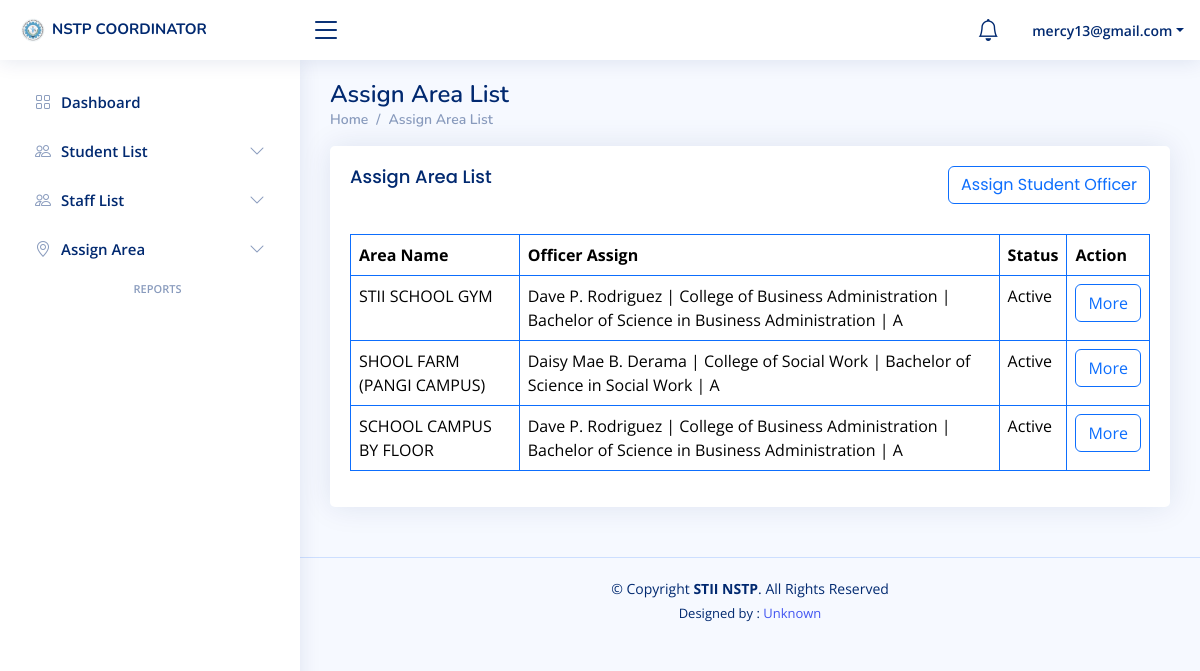
Page /Coordinator/ass_student.php (signed in) on the committed database.
### tables this page shows
CREATE TABLE `assign_off` (
  `assign_off_id` int(11) NOT NULL,
  `area_id` int(11) NOT NULL,
  `o_id` int(11) NOT NULL,
  `s_id` int(11) NOT NULL,
  `co_id` int(11) NOT NULL,
  `n_id` int(11) NOT NULL,
  `status` varchar(255) NOT NULL,
  `date` timestamp NOT NULL DEFAULT current_timestamp() ON UPDATE current_timestamp()
);

CREATE TABLE `area` (
  `area_id` int(11) NOT NULL,
  `area_name` varchar(255) NOT NULL,
  `co_id` int(11) NOT NULL,
  `status` varchar(255) NOT NULL,
  `date` timestamp NOT NULL DEFAULT current_timestamp() ON UPDATE current_timestamp()
);

CREATE TABLE `students` (
  `s_id` int(11) NOT NULL,
  `full_name` varchar(255) NOT NULL,
  `student_id` varchar(255) NOT NULL,
  `d_id` int(11) NOT NULL,
  `c_id` int(11) NOT NULL,
  `section` varchar(255) NOT NULL,
  `n_id` int(11) NOT NULL,
  `status` varchar(255) NOT NULL DEFAULT 'Enrolled',
  `address` varchar(255) NOT NULL,
  `gender` varchar(255) NOT NULL,
  `age` varchar(255) NOT NULL,
  `birthdate` varchar(255) NOT NULL,
  `civil_status` varchar(255) NOT NULL,
  `profile_picture` varchar(255) NOT NULL,
  `valid_id` varchar(255) NOT NULL,
  `email` varchar(255) NOT NULL,
  `contact_number` varchar(255) NOT NULL,
  `date` timestamp NOT NULL DEFAULT current_timestamp() ON UPDATE current_timestamp()
);

CREATE TABLE `departments` (
  `d_id` int(11) NOT NULL,
  `department_name` varchar(255) NOT NULL,
  `date` timestamp NOT NULL DEFAULT current_timestamp() ON UPDATE current_timestamp(),
  `status` varchar(255) NOT NULL DEFAULT 'Available'
);

CREATE TABLE `course` (
  `c_id` int(11) NOT NULL,
  `course_name` varchar(255) NOT NULL,
  `d_id` int(11) NOT NULL,
  `date` timestamp NOT NULL DEFAULT current_timestamp() ON UPDATE current_timestamp(),
  `status` varchar(255) NOT NULL DEFAULT 'Available'
);

### Coordinator/ass_student.php (the view, shortened to what this page needs)
<?php
if (isset($_SESSION['email']) && isset($_SESSION['co_id']) && ($_SESSION['password']) ) {
?>
<!DOCTYPE html>
<html lang="en">
<head>
  <link href="assets/vendor/bootstrap/css/bootstrap.min.css" rel="stylesheet">
  <link href="assets/vendor/bootstrap-icons/bootstrap-icons.css" rel="stylesheet">
  <link href="assets/vendor/boxicons/css/boxicons.min.css" rel="stylesheet">
  <link href="assets/vendor/quill/quill.snow.css" rel="stylesheet">
  <link href="assets/vendor/quill/quill.bubble.css" rel="stylesheet">
  <link href="assets/vendor/remixicon/remixicon.css" rel="stylesheet">
  <link href="assets/vendor/simple-datatables/style.css" rel="stylesheet">
  <link href="assets/css/style.css" rel="stylesheet">
</head>
<body>
<?php include 'Include/header.php'; ?>
<?php include 'Include/sidebar.php'; ?>
  <main id="main" class="main">
    <div class="pagetitle">
      <h1>Assign Area List</h1>
      <nav>
        <ol class="breadcrumb">
          <li class="breadcrumb-item"><a href="dashboard.php">Home</a></li>
          <li class="breadcrumb-item">Assign Area List</li>
        </ol>
      </nav>
    </div>
    <section class="section">
      <div class="row">
        <div class="col-lg-12">
          <div class="card">
            <div class="card-body">
              <div class="row">
              	<div class="col-lg-12">
              		<h5 class="card-title">Assign Area List
                    <a href="add_s.php" style="float: right;" class="btn btn-outline-primary">
                      Assign Student Officer
                    </a>
                  </h5><br>
              	</div><br>
              </div>
              <table class="table table-bordered border-primary">
                <thead>
                  <tr>
                    <th scope="col">Area Name</th>
                    <th scope="col">Officer Assign</th>
                    <th scope="col">Status</th>
                    <th scope="col">Action</th>
                  </tr>
                </thead>
                <tbody>
				    <?php
include 'conn.php';
$query = "SELECT ao.assign_off_id, ao.o_id, a.area_name, s.full_name, d.department_name, c.course_name, s.section, ao.status
          FROM assign_off ao
          JOIN area a ON ao.area_id = a.area_id
          JOIN officer o ON ao.o_id = o.o_id
          JOIN students s ON o.s_id = s.s_id
          JOIN departments d ON s.d_id = d.d_id
          JOIN course c ON s.c_id = c.c_id";
$result = mysqli_query($conn, $query);
?>
<?php while ($row = mysqli_fetch_assoc($result)) { ?>
    <tr>
        <td><?php echo htmlspecialchars($row['area_name']); ?></td>
        <td><?php echo htmlspecialchars($row['full_name'] . ' | ' . $row['department_name'] . ' | ' . $row['course_name'] . ' | ' . $row['section']); ?></td>
        <td><?php echo htmlspecialchars($row['status']); ?></td>
        <td>
            <a href="ass_info.php?assign_off_id=<?php echo htmlspecialchars($row['assign_off_id']); ?>" class="btn btn-outline-primary">More</a>
        </td>
    </tr>
<?php } ?>
                </tbody>
              </table>
            </div>
          </div>
        </div>
      </div>
    </section>
  </main>
  <footer id="footer" class="footer">
    <div class="copyright">
      &copy; Copyright <strong><span>STII NSTP</span></strong>. All Rights Reserved
    </div>
    <div class="credits">
      Designed by : <a href="#">Unknown</a>
    </div>
  </footer>
</body>
</html>
<?php
}else{
    header("Location: sign_in.php");
    exit();
}
?>

### Coordinator/assets/css/style.css (style rules this page uses)
:root { scroll-behavior: smooth; }
body { font-family: "Open Sans", sans-serif; background: #f6f9ff; color: #444444; }
a { color: #4154f1; text-decoration: none; }
h1, h2, h3, h4, h5, h6 { font-family: "Nunito", sans-serif; }
#main { margin-top: 60px; padding: 20px 30px; transition: all 0.3s; }
.pagetitle { margin-bottom: 10px; }
.pagetitle h1 { font-size: 24px; margin-bottom: 0; font-weight: 600; color: #012970; }
.card { margin-bottom: 30px; border: none; border-radius: 5px; box-shadow: 0px 0 30px rgba(1, 41, 112, 0.1); }
.card-title { padding: 20px 0 15px 0; font-size: 18px; font-weight: 500; color: #012970; font-family: "Poppins", sans-serif; }
.card-body { padding: 0 20px 20px 20px; }
.breadcrumb { font-size: 14px; font-family: "Nunito", sans-serif; color: #899bbd; font-weight: 600; }
.breadcrumb a { color: #899bbd; transition: 0.3s; }
.breadcrumb .breadcrumb-item::before { color: #899bbd; }
@media (min-width: 1200px) { #main, #footer { margin-left: 300px; } }
.footer { padding: 20px 0; font-size: 14px; transition: all 0.3s; border-top: 1px solid #cddfff; }
.footer .copyright { text-align: center; color: #012970; }
.footer .credits { padding-top: 5px; text-align: center; font-size: 13px; color: #012970; }

### rows in the picture
assign_off: area.area_name "STII SCHOOL GYM", students.full_name "Dave P. Rodriguez | College of Business Administration | Bachelor of Science in Business Administration | A", status "Active"
assign_off: area.area_name "SHOOL FARM (PANGI CAMPUS)", students.full_name "Daisy Mae B. Derama | College of Social Work | Bachelor of Science in Social Work | A", status "Active"
assign_off: area.area_name "SCHOOL CAMPUS BY FLOOR", students.full_name "Dave P. Rodriguez | College of Business Administration | Bachelor of Science in Business Administration | A", status "Active"

### other values in the picture
$_SESSION['email'] "mercy13@gmail.com"
